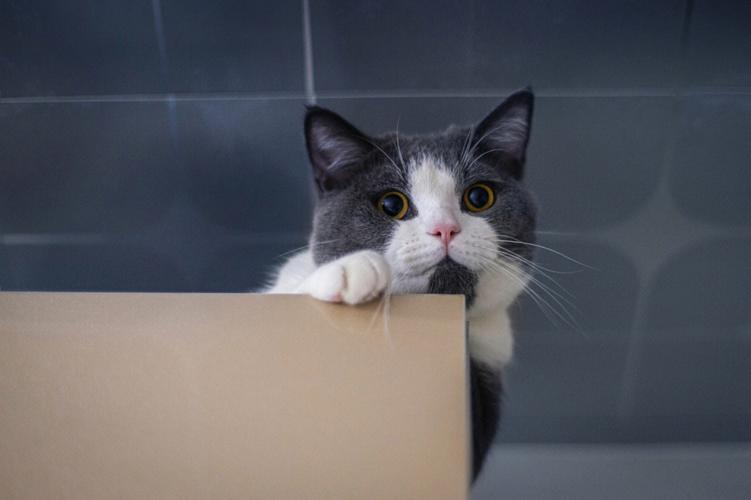
#> input picture reference/程序源码/uptech_vision_ai_class_code/d_image_deal/cat.jpeg, 751 x 500 px
$ python get_roi.py
#> lines starting #> are read from the running program, lines starting #| are printed output that depends on the picture
import cv2

img = cv2.imread("cat.jpeg")
#> img is the input picture: shape (500, 751, 3); mean B, G, R 95.3, 89.5, 89.5

region = img[150:600, 150:650]
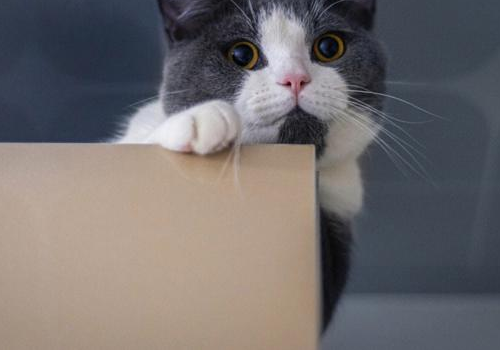
#> region: shape (350, 500, 3); mean B, G, R 109.2, 108.5, 113.2
cv2.imshow('Image', img)
cv2.imshow("Region", region)
cv2.waitKey(0)
cv2.destroyAllWindows()

$ run again, with reference/程序源码/uptech_vision_ai_class_code/d_image_deal/dog.jpeg copied over reference/程序源码/uptech_vision_ai_class_code/d_image_deal/cat.jpeg
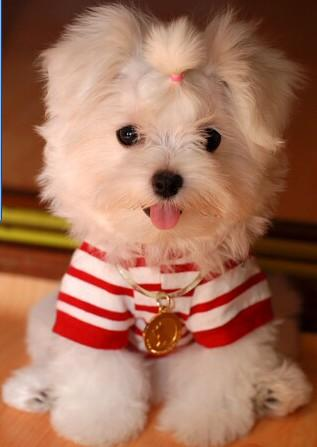
#> input picture reference/程序源码/uptech_vision_ai_class_code/d_image_deal/dog.jpeg, 317 x 447 px
#> img is the input picture: shape (447, 317, 3); mean B, G, R 91, 113.8, 164
#> `region = img[150:600, 150:650]`:
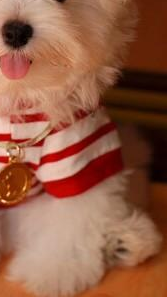
#> region: shape (297, 167, 3); mean B, G, R 68.5, 92.4, 146.5
